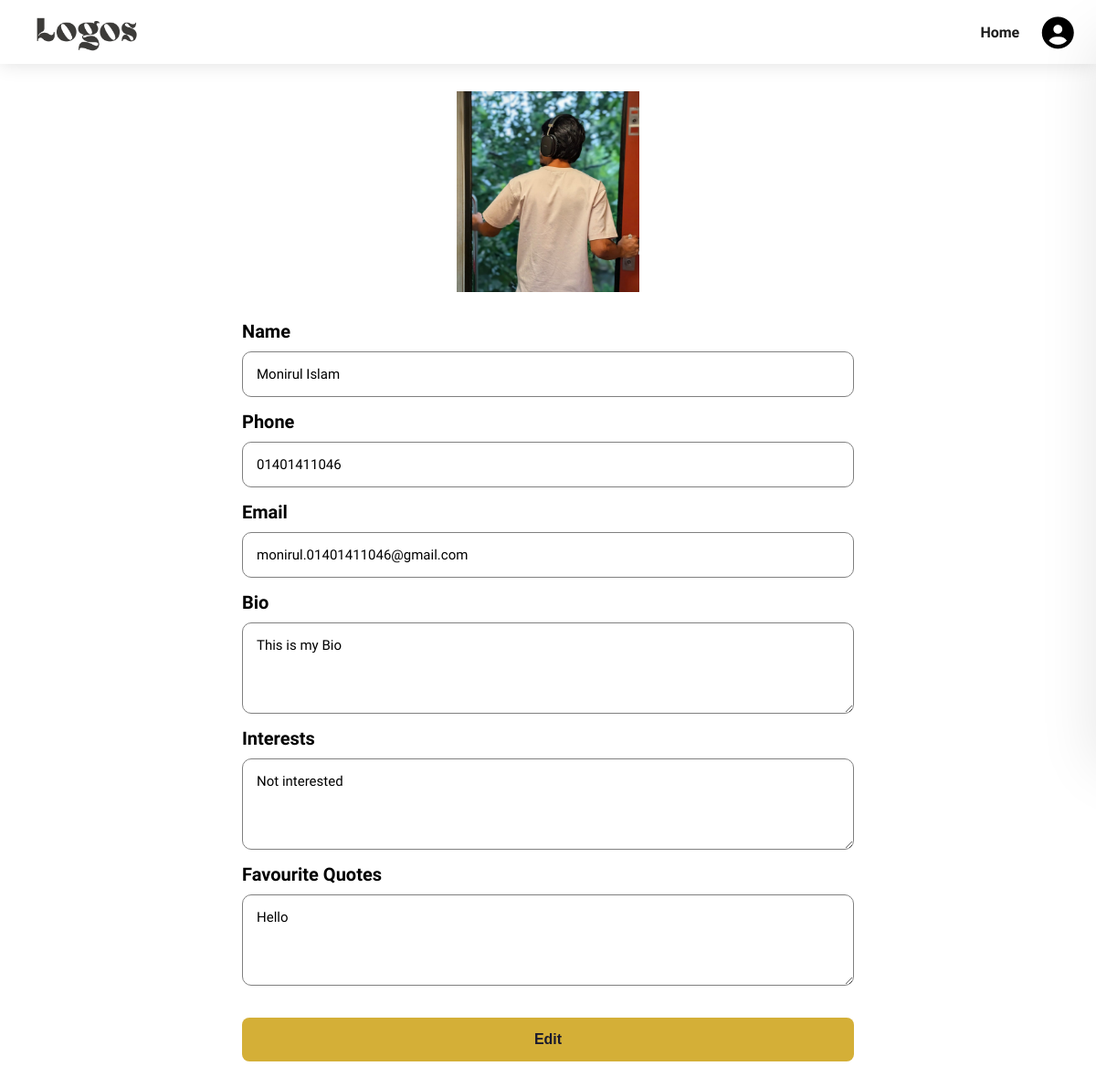
/profile/ (signed in), run on the app's committed database.
### accounts/models.py (models this page shows)
class Profile(BaseModel):
	user = models.OneToOneField(User, on_delete=models.CASCADE, related_name='profile')
	first_name = models.CharField(max_length=100, null=True, blank=True)
	last_name = models.CharField(max_length=100, null=True, blank=True)
	phone = models.CharField(max_length=15, null=True, blank=True)
	is_email_verified = models.BooleanField(default=False)
	email_token = models.CharField(max_length=255, blank=True, null=True)
	image = models.ImageField(upload_to='profile/', null=True, blank=True)
	bio = models.TextField(null=True, blank=True)
	interests = models.TextField(null=True, blank=True)
	fav_quotes = models.TextField(null=True, blank=True)

### accounts/views.py (the view)
# urls.py: path('profile/', views.profile, name='profile'),
def profile(request):
    profile = get_object_or_404(Profile, user=request.user)
    context = {
		'profile':profile
	}
    return render(request, 'accounts/profile.html', context)

### templates/accounts/profile.html
{% extends "base/base.html" %} {% block content %} {% load static %}
<section id="profile" class="section-p0">
  <div class="profile_container">
    <div class="image_container">
      {% if profile.image %}
      <img id="profile_pic" src="/media/{{profile.image}}" />
      {% else %}
      <img id="profile_pic" src="{% static 'assets/pp.jpg' %}" />
      {% endif %}
    </div>
    <div class="personal_details form">
      <label>Name</label>
      <input class="input" readonly value="{{profile.first_name | default:''}} {{profile.last_name | default:''}}">
      <label>Phone</label>
      <input class="input" readonly value="{{profile.phone | default:''}}">
      <label>Email</label>
      <input class="input" readonly value="{{profile.user.email | default:''}}">
      <label>Bio</label>
      <textarea class="input" readonly>{{profile.bio | default:''}}</textarea>
      <label>Interests</label>
      <textarea class="input" readonly>{{profile.interests | default:''}}</textarea>
      <label>Favourite Quotes</label>
      <textarea class="input" readonly>{{profile.fav_quotes | default:''}}</textarea>
      <button class=" btn button" onclick="window.location.href='{% url "edit_profile" %}'">Edit</button>
    </div>
  </div>
</section>
{% endblock content %}

### public/static/css/style.css (style rules this page uses)
* { margin: 0; padding: 0; box-sizing: border-box; font-family: "Spartan", sans-serif; transition: 0.3s ease; }
html { scroll-behavior: smooth; }
body { width: 100%; }
.section-p0 { padding: 100px 40px; width: 100%; min-height: 100vh; }
.btn { padding: 10px 20px; margin: 20px 0 0 0; background-color: #e3e6f3; border: none; border-radius: 5px; cursor: pointer; font-weight: 600; font-size: 14px; }
.form { display: flex; flex-direction: column; justify-content: center; overflow-y: auto; background: rgba(255, 255, 255, 0.5); -webkit-backdrop-filter: blur(10px); backdrop-filter: blur(10px); border: 1px solid rgba(255, 255, 255, 0.25); }
.input { padding: 15px; border: 0.3px solid gray; border-radius: 10px; margin: 10px 0px 15px 0px; font-size: 15px; }
.button { width: auto; height: 48px; background: #d4af37; color: #1a1a2e; font-family: "IBM Plex Sans", sans-serif; font-size: 16px; font-weight: 600; border-radius: 8px; padding: 12px 24px; transition: all 0.3s ease; cursor: pointer; display: inline-flex; user-select: auto; position: relative; overflow: hidden; align-items: center; justify-content: center; line-height: 1; }
#profile { display: flex; flex-direction: column; gap: 20px; }
#profile textarea { min-height: 100px; }
#profile label { font-weight: 600; font-size: 20px; }
.personal_details { width: 60%; margin: auto; }
.image_container { width: 100%; display: flex; justify-content: center; }
.profile_container { border: none; display: flex; flex-direction: column; gap: 30px; margin-bottom: 30px; }
#profile_pic { width: 200px; border: none; }
:root { --cream: #f9f7f4; --white: #ffffff; --green: #3b7d6e; --green-dark: #2e6459; --green-light: #e8f2f0; --text-primary: #181818; --text-secondary: #555555; --text-muted: #888888; --star-filled: #e07b39; --star-empty: #d4d0cc; --border: #e0dbd4; --shadow: 0 2px 8px rgba(0, 0, 0, 0.08); --radius: 6px; --font-body: "Source Sans 3", sans-serif; --font-serif: "Lora", serif; }

### data on the page
Profile: image (picture), first_name "Monirul Islam", phone "01401411046", user.email "monirul.01401411046@gmail.com", bio "This is my Bio", interests "Not interested", fav_quotes "Hello"
